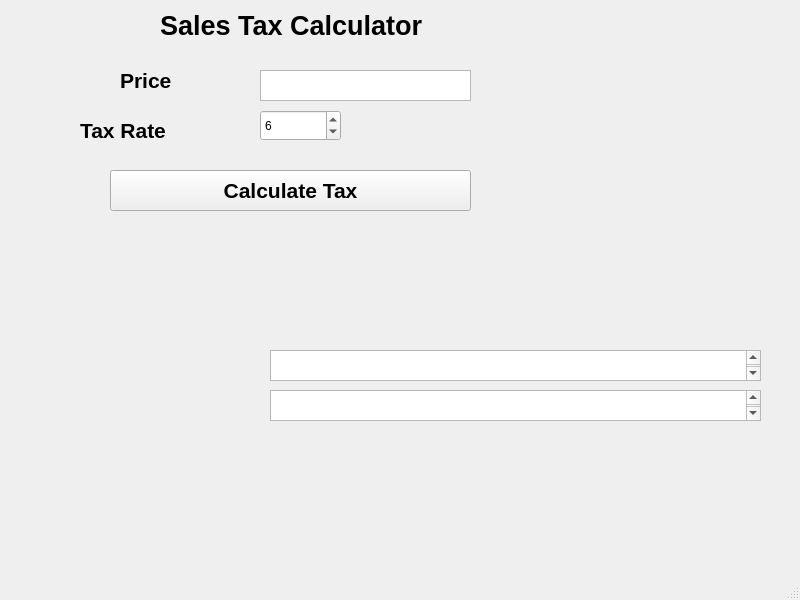
<?xml version="1.0" encoding="UTF-8"?>
<ui version="4.0">
 <class>MainWindow</class>
 <widget class="QMainWindow" name="MainWindow">
  <property name="geometry">
   <rect>
    <x>0</x>
    <y>0</y>
    <width>800</width>
    <height>600</height>
   </rect>
  </property>
  <property name="windowTitle">
   <string>MainWindow</string>
  </property>
  <widget class="QWidget" name="centralwidget">
   <widget class="QTextEdit" name="price_box">
    <property name="geometry">
     <rect>
      <x>260</x>
      <y>70</y>
      <width>211</width>
      <height>31</height>
     </rect>
    </property>
   </widget>
   <widget class="QLabel" name="label">
    <property name="geometry">
     <rect>
      <x>120</x>
      <y>70</y>
      <width>121</width>
      <height>21</height>
     </rect>
    </property>
    <property name="font">
     <font>
      <family>MS Sans Serif</family>
      <pointsize>16</pointsize>
      <weight>75</weight>
      <bold>true</bold>
     </font>
    </property>
    <property name="text">
     <string>Price</string>
    </property>
   </widget>
   <widget class="QSpinBox" name="tax_rate">
    <property name="geometry">
     <rect>
      <x>260</x>
      <y>110</y>
      <width>81</width>
      <height>31</height>
     </rect>
    </property>
    <property name="value">
     <number>6</number>
    </property>
   </widget>
   <widget class="QLabel" name="label_2">
    <property name="geometry">
     <rect>
      <x>80</x>
      <y>120</y>
      <width>171</width>
      <height>21</height>
     </rect>
    </property>
    <property name="font">
     <font>
      <family>MS Sans Serif</family>
      <pointsize>16</pointsize>
      <weight>75</weight>
      <bold>true</bold>
     </font>
    </property>
    <property name="text">
     <string>Tax Rate</string>
    </property>
   </widget>
   <widget class="QPushButton" name="calc_tax_button">
    <property name="geometry">
     <rect>
      <x>110</x>
      <y>170</y>
      <width>361</width>
      <height>41</height>
     </rect>
    </property>
    <property name="font">
     <font>
      <family>MS Sans Serif</family>
      <pointsize>16</pointsize>
      <weight>75</weight>
      <bold>true</bold>
     </font>
    </property>
    <property name="text">
     <string>Calculate Tax</string>
    </property>
   </widget>
   <widget class="QTextEdit" name="results_window_tax">
    <property name="geometry">
     <rect>
      <x>270</x>
      <y>350</y>
      <width>491</width>
      <height>31</height>
     </rect>
    </property>
    <property name="font">
     <font>
      <family>MS Sans Serif</family>
      <pointsize>16</pointsize>
      <weight>75</weight>
      <bold>true</bold>
     </font>
    </property>
   </widget>
   <widget class="QLabel" name="label_3">
    <property name="geometry">
     <rect>
      <x>160</x>
      <y>10</y>
      <width>551</width>
      <height>31</height>
     </rect>
    </property>
    <property name="font">
     <font>
      <family>MS Sans Serif</family>
      <pointsize>20</pointsize>
      <weight>75</weight>
      <bold>true</bold>
     </font>
    </property>
    <property name="text">
     <string>Sales Tax Calculator</string>
    </property>
   </widget>
   <widget class="QTextEdit" name="results_window_total">
    <property name="geometry">
     <rect>
      <x>270</x>
      <y>390</y>
      <width>491</width>
      <height>31</height>
     </rect>
    </property>
    <property name="font">
     <font>
      <family>MS Sans Serif</family>
      <pointsize>16</pointsize>
      <weight>75</weight>
      <bold>true</bold>
     </font>
    </property>
   </widget>
  </widget>
  <widget class="QMenuBar" name="menubar">
   <property name="geometry">
    <rect>
     <x>0</x>
     <y>0</y>
     <width>800</width>
     <height>26</height>
    </rect>
   </property>
  </widget>
  <widget class="QStatusBar" name="statusbar"/>
 </widget>
 <resources/>
 <connections/>
</ui>
